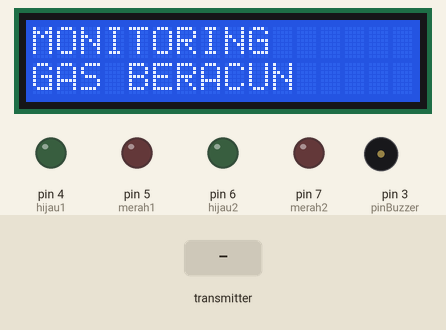
Recording of a sketch running on a simulated Arduino Uno, built with avr-gcc and run on an emulated ATmega328P. Shown: 16×2 character LCD, output pins drawn as LEDs (lit = HIGH), buzzer (waves = sounding, pin HIGH). Inputs (shaded band) come from the test bench. No radio packets arrive unless stated; what the sketch prints to the serial monitor is not drawn.

Above: at 0.1 s.
3.3 s: the transmitter starts sending CO = 0
At 5.1 s:
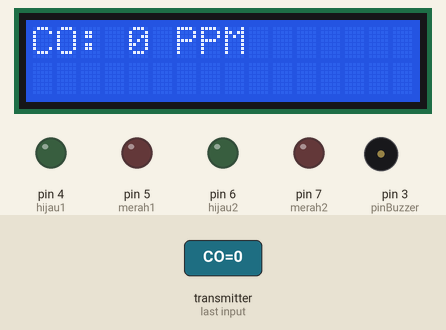
At 6.1 s:
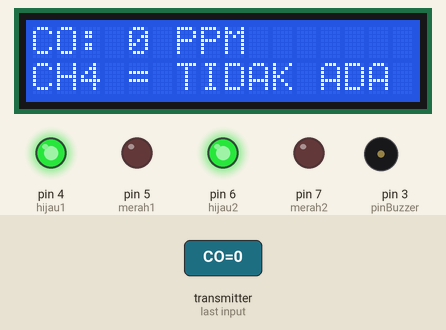
Timing chart, 0 to 7.6 s (numbered marks = the images above; inputs shaded):
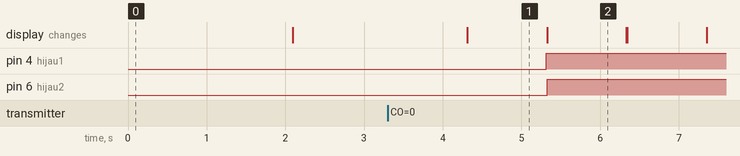

Measured:
- after the input at 3.3 s, pin 4 (hijau1), pin 6 (hijau2): LOW → HIGH after 2.0 s; the display: changes after 1.0 s (image 1)
- what the display in image 1 shows lasts 1.0 s, from 4.3 s to 5.3 s

The sketch:

winsenrx.ino
```cpp
#include <SPI.h>
#include <nRF24L01.h>
#include <RF24.h>
#include <LiquidCrystal_I2C.h>
#include <Wire.h>

LiquidCrystal_I2C lcd(0x27, 16, 2);

RF24 radio (9, 10);
const uint64_t pipe = 123456;

int pinBuzzer = 3;
int hijau1 = 4;
int merah1 = 5;
int hijau2 = 6;
int merah2 = 7;

struct Pack {
  int CO;
  float CH4;
} packet;

void setup(void) {
  Serial.begin(9600);
  lcd.begin();
  lcd.backlight();
  pinMode(pinBuzzer, OUTPUT);
  pinMode(merah1, OUTPUT);
  pinMode(hijau1, OUTPUT);
  pinMode(merah2, OUTPUT);
  pinMode(hijau2, OUTPUT);
  radio.begin();
  radio.openReadingPipe(1, pipe);
  radio.startListening();

  lcd.setCursor(0, 0);
  lcd.print("MONITORING");
  lcd.setCursor(0, 1);
  lcd.print("GAS BERACUN");
  delay(2000);
  lcd.clear();
}

void loop(void) {
  if (radio.available()) {
    bool selesai = false;

    while (!selesai) {
      radio.read(&packet, sizeof(packet));
      delay(1000);
      Serial.print("PPM CO= ");
      Serial.println(packet.CO);
      lcd.clear();
      delay(1);
      lcd.setCursor(0, 0);
      lcd.print("CO: ");
      lcd.print(packet.CO);
      lcd.print(" PPM");
      delay(1000);
      if (packet.CO > 10)
      {
        digitalWrite(pinBuzzer, HIGH);
        digitalWrite(merah1, HIGH);
        digitalWrite(hijau1, LOW);
      }
      else
      {
        digitalWrite(pinBuzzer, LOW);
        digitalWrite(hijau1, HIGH);
        digitalWrite(merah1, LOW);
      }
      if (packet.CH4 > 20) {
        Serial.print("CH4 = ADA");
        lcd.setCursor(0, 1);
        lcd.print("CH4 = ADA");
        digitalWrite(pinBuzzer, HIGH);
        digitalWrite(merah2, HIGH);
        digitalWrite(hijau2, LOW);
      }
      else {
        Serial.print("CH4 = TIDAK ADA");
        lcd.setCursor(0, 1);
        lcd.print("CH4 = TIDAK ADA");
        digitalWrite(pinBuzzer, LOW);
        digitalWrite(merah2, LOW);
        digitalWrite(hijau2, HIGH);
      }
    }
  }
}
```
